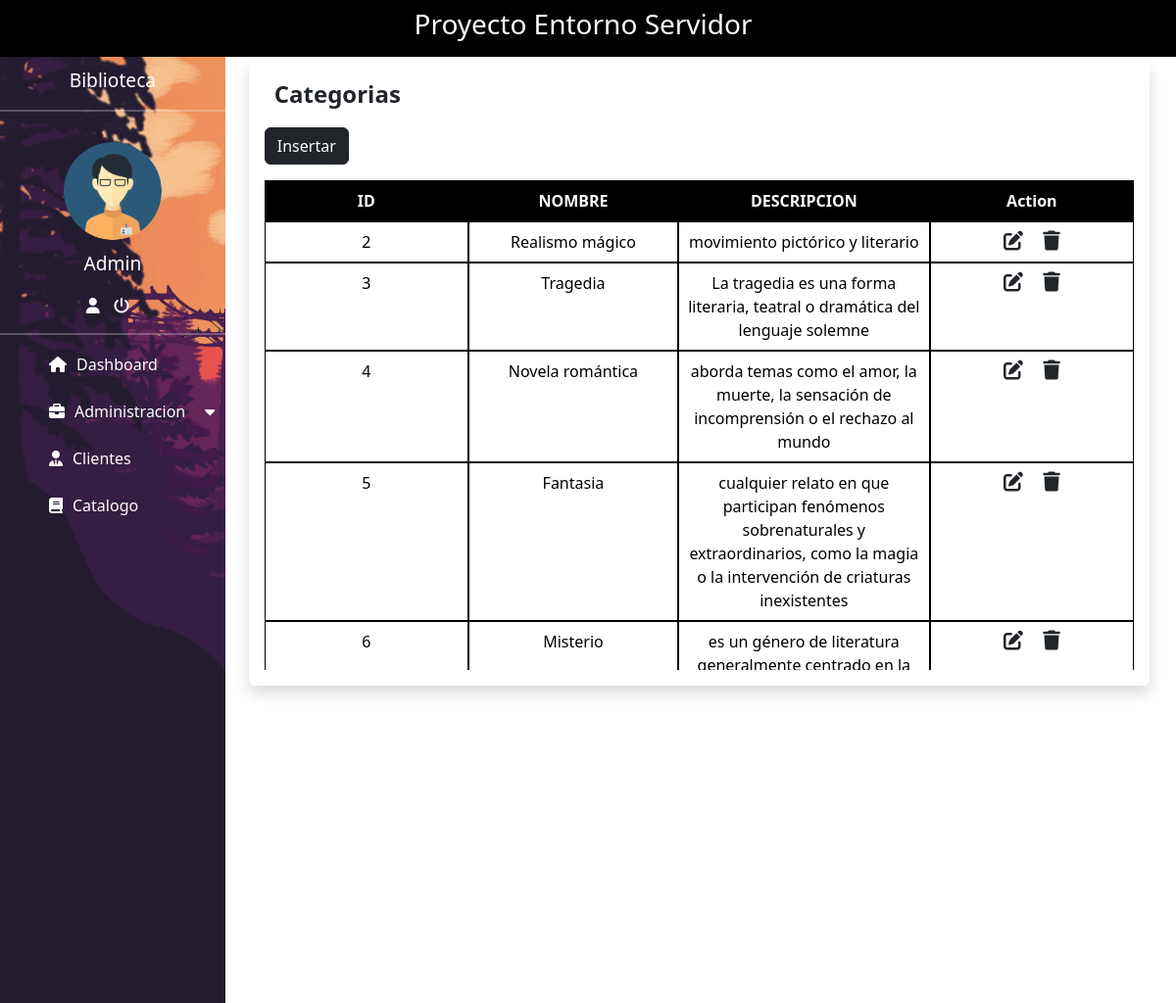
Page /?view=categoria (signed in) on the committed database.
### tables this page shows
CREATE TABLE `administrador` (
  `Id_administrador` int(11) NOT NULL,
  `Usuario` varchar(15) NOT NULL,
  `Contraseña` varchar(255) NOT NULL
);

CREATE TABLE `categoria` (
  `Id_categoria` int(11) NOT NULL,
  `Nombre` varchar(100) NOT NULL,
  `Descripcion` text NOT NULL
);

### controller/control.php (called while the page is built, shortened)
<?php
include_once "model/dashboard.php";
class control
{
    public function __construct()
    {
        $this->model = new dashboard();
    }
    public function categoria()
    {
        include_once "view/categoria.php";
    }
}
?>

### config/conexion.php (called while the page is built)
<?php
class conexion
{
    public static function conectar()
    {
        $connection = new PDO("mysql:host =127.0.0.1; dbname=biblioteca; port=3307", "root", "");
        $connection->setAttribute(PDO::ATTR_ERRMODE, PDO::ERRMODE_EXCEPTION);
        return $connection;
    }
}
?>

### model/dashboard.php (called while the page is built, shortened)
<?php
class dashboard
{
    public $conect;
    public function __construct()
    {
        try {
            $this->conect = conexion::conectar();
        } catch (PDOException $e) {
            die("Error " . $e->getMessage());
        }
    }
    public function nombreUsuario(){
        try {
            $query = "SELECT * FROM `administrador`";
            $stmt = $this->conect->prepare($query);
            $stmt->execute();
            return $stmt->fetchAll(PDO::FETCH_OBJ);
        } catch (PDOException $e) {
            die("Error: " . $e->getMessage());
        }
    }
    public function listaCategorias()
    {
        try {
            $query = "SELECT * FROM `categoria` WHERE Id_categoria <> 1";
            $stmt = $this->conect->prepare($query);
            $stmt->execute();
            return $stmt->fetchAll(PDO::FETCH_OBJ);
        } catch (PDOException $e) {
            die("Error: " . $e->getMessage());
        }
    }
}
?>

### view/categoria.php (the view, shortened to what this page needs)
<!DOCTYPE html>
<html lang="en">
<head>
    <link href="https://cdn.jsdelivr.net/npm/bootstrap@5.3.2/dist/css/bootstrap.min.css" rel="stylesheet"
>
    <link rel="stylesheet" href="https://cdnjs.cloudflare.com/ajax/libs/font-awesome/6.4.2/css/all.min.css"
 />
    <link rel="stylesheet" href="resources/css/style.css">
    <link rel="stylesheet" href="resources/css/table.css">
</head>
<body>
    <nav class="navbar navbar-expand-xl navbar-dark bg-black">
        <div class="container-fluid justify-content-center">
            <h3 class="col-lg-6 col-md-12 col-sm-12 col-12 text-center color">Proyecto Entorno Servidor</h3>
        </div>
    </nav>
    <section>
        <div class="margen">
            <div class="row">
                <div class="col-4 linea-vertical">
                    <p class="size">Biblioteca</p>
                    <hr>
                    <img src="resources/img/ad.png" alt="" class="admin">
                    <?php foreach ($this->model->nombreUsuario() as $key): ?>
                        <p class="size"><?php echo $key->Usuario; ?></p>
                    <?php endforeach; ?>
                    <a href="" title="Cuenta" class="color" data-bs-toggle="modal"
                        data-bs-target="#Modal-cuenta"><i class="fa-solid fa-user"></i></a>
                    <a href="" title="Cerrar Sesion" class="color" data-bs-toggle="modal"
                        data-bs-target="#exampleModal"><i class="fa-solid fa-power-off"></i></a>
                    <hr>
                    <nav>
                        <ul>
                            <li><a href="?view=index" class="spaces"><i class="fa-solid fa-house top"></i>Dashboard</a>
                            </li>
                            <li><a href="#" class="spaces"><i class="fa-solid fa-briefcase space"></i>Administracion<i
                                        class="fa-solid fa-caret-down space"></i></a>
                            </li>
                            <li><a href="?view=cliente" class="spaces"><i class="fa-solid fa-user-tie space"></i>Clientes</a>
                            </li>
                            <li><a href="?view=catalogo" class="spaces"><i class="fa-solid fa-book space"></i>Catalogo</a>
                            </li>
                        </ul>
                    </nav>
                </div>
                <div class="col-9 custom-card-body">
                    <div class="container mt-1">
                        <div class="row">
                            <div class="col m-auto">
                                <div class="card border-0 shadow">
                                    <div class="card-body">
                                        <b class="aling">Categorias</b><br>
                                        <a href="" class="btn btn-dark mb-3 mt-3" data-bs-toggle="modal"
                                            data-bs-target="#Modal-insertar">Insertar</a>
                                        <div class="table-wrapper">
                                            <table class="table table-hover text-center">
                                                <thead>
                                                    <tr>
                                                        <th>ID</th>
                                                        <th>NOMBRE</th>
                                                        <th>DESCRIPCION</th>
                                                        <th>Action</th>
                                                    </tr>
                                                </thead>
                                                <?php foreach ($this->model->listaCategorias() as $key): ?>
                                                    <tr>
                                                        <td>
                                                            <?php echo $key->Id_categoria; ?>
                                                        </td>
                                                        <td>
                                                            <?php echo $key->Nombre; ?>
                                                        </td>
                                                        <td>
                                                            <?php echo $key->Descripcion; ?>
                                                        </td>
                                                        <td>
                                                            <a href="?view=idCategoria&Id_categoria=<?php echo $key->Id_categoria ?>"
                                                                class="link-dark" title="Editar"><i
                                                                    class="fa-solid fa-pen-to-square fs-5 me-3"></i></a>
                                                            <a href="?view=borrarCategoria&Id_categoria=<?php echo $key->Id_categoria; ?>"
                                                                class="link-dark" title="Eliminar"><i
                                                                    class="fa-solid fa-trash fs-5"></i></a>
                                                        </td>
                                                    </tr>
                                                <?php endforeach; ?>
                                            </table>
                                        </div>
                                    </div>
                                </div>
                            </div>
                        </div>
                    </div>
                </div>
            </div>
        </div>
    </section>
</body>
</html>

### resources/css/style.css (style rules this page uses)
* { margin: 0; padding: 0; box-sizing: border-box; }
body { margin: 0; padding: 0; }
.linea-vertical { background-image: url("../img/sideBar.png"); text-align: center; min-height: calc(100vh - 57.6px); width: 20%; padding-right: 0; background-size: cover; }
hr { border-color: white; border-width: 2px; }
.size { color: white; margin-top: 10px; font-size: 1.2rem; }
.color { color: white; margin-right: 10px; }
.margen { margin-right: 15px; }
.admin { width: 100px; height: 100px; border-radius: 50%; object-fit: cover; margin-top: 15px; }
nav ul { margin: 0; padding: 0; list-style: none; line-height: 16px; }
nav ul a { box-sizing: border-box; color: white; display: block; width: 100%; padding: 6px 10px; text-decoration: none; text-align: left; }
.aling { text-align: center; }
.space, .spaces { margin-left: 20px; margin-right: 10px; margin-top: 10px; }
.top { margin-left: 20px; margin-right: 10px; }
.aling { margin-left: 10px; font-size: 1.5rem; }
.custom-card-body { width: 80%; }

### resources/css/table.css (style rules this page uses)
.table-wrapper { width: 100%; height: 500px; overflow: auto; }
.table-wrapper table thead tr th { background-color: black; color: white; }
.table-wrapper table { border-collapse: separate; border-spacing: 0; }
.table-wrapper table thead { position: -webkit-sticky; position: sticky; top: 0; left: 0; }
.table-wrapper table thead th, .table-wrapper table tbody td { width: 10%; border: 1px solid #000; text-align: center; }

### rows in the picture
administrador: Usuario "Admin"
categoria: Id_categoria "2", Nombre "Realismo mágico", Descripcion "movimiento pictórico y literario"
categoria: Id_categoria "3", Nombre "Tragedia", Descripcion "La tragedia es una forma literaria, teatral o dramática del lenguaje solemne"
categoria: Id_categoria "4", Nombre "Novela romántica", Descripcion "aborda temas como el amor, la muerte, la sensación de incomprensión o el rechazo al mundo"
categoria: Id_categoria "5", Nombre "Fantasia", Descripcion "cualquier relato en que participan fenómenos sobrenaturales y extraordinarios, como la magia o la intervención de criaturas inexistentes"
categoria: Id_categoria "6", Nombre "Misterio", Descripcion "es un género de literatura…"
